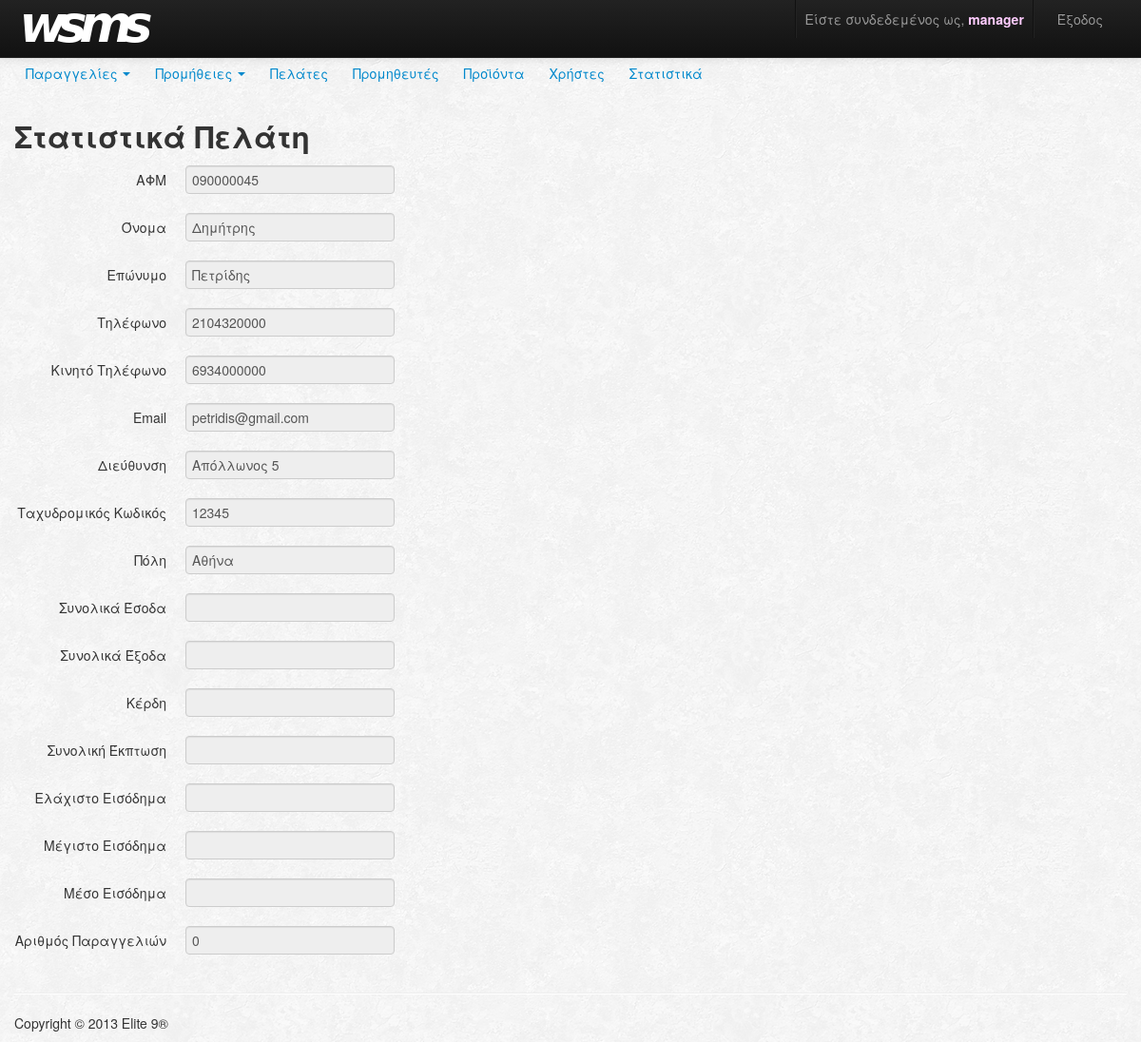
Page /customer/getStatistics?ssn=090000045 (signed in) on the committed database.
### tables this page shows
CREATE TABLE IF NOT EXISTS `customer` (
  `ssn` varchar(9) NOT NULL,
  `name` varchar(45) NOT NULL,
  `surname` varchar(45) NOT NULL,
  `phone` varchar(20) DEFAULT NULL,
  `cellphone` varchar(20) DEFAULT NULL,
  `email` varchar(45) DEFAULT NULL,
  `address` varchar(100) NOT NULL,
  `zipCode` varchar(10) NOT NULL,
  `city` varchar(45) NOT NULL,
  `version` int(11) NOT NULL DEFAULT '0',
  PRIMARY KEY (`ssn`)
);

### index.php (called while the page is built, shortened)
<?php
$app = new Router();

### Models/CustomerModel.php (called while the page is built, shortened)
<?php
require_once("entities/Customer.php");
class CustomerModel extends Model
{
    public static function getCustomerBySsn($customerSsn)
    {
		$pdo = Connector::getPDO();
        try
        {
            $stmt = $pdo->prepare("SELECT *
                                  FROM customer
                                  WHERE ssn = :customerSsn");
            $stmt->bindValue(":customerSsn", $customerSsn);
            $stmt->execute();
            $customerCol = $stmt->fetch(PDO::FETCH_ASSOC);
			return new Customer($customerCol['name'],
								$customerCol['surname'],
								$customerCol['ssn'],
								$customerCol['phone'],
								$customerCol['cellphone'],
								$customerCol['email'],
								$customerCol['address'],
								$customerCol['city'],
								$customerCol['zipCode']);
        }
        catch(PDOException $e)
        {
			throw $e;
        }
    }
}

### Models/entities/Customer.php (called while the page is built, shortened)
<?php
class Customer
{
    private $name;
    private $surname;
    private $ssn;
    private $phone;
    private $cellphone;
    private $email;
    private $address;
    private $city;
    private $zipCode;
    public function __construct($name,
								$surname,
								$ssn,
    							$phone,
    							$cellphone,
    							$email,
								$address,
								$city,
								$zipCode)
    {
		$this->name = $name;
		$this->surname = $surname;
		$this->ssn = $ssn;
		$this->phone = $phone;
		$this->cellphone = $cellphone;
		$this->email = $email;
		$this->address = $address;
		$this->city = $city;
		$this->zipCode = $zipCode;
    }
    public function __get($param)
    {
		switch ($param)
		{
			case "name":
				return $this->name;
			case "surname":
				return $this->surname;
			case "ssn":
				return $this->ssn;
			case "phone":
				return $this->phone;
			case "cellphone":
				return $this->cellphone;
			case "email":
				return $this->email;
			case "address":
				return $this->address;
			case "zipCode":
				return $this->zipCode;
			case "city":
				return $this->city;
		}
    }
}

### Models/HistoryModel.php (called while the page is built, shortened)
<?php
require_once("entities/CustomerStatistics.php");
class HistoryModel extends Model
{
	public static function getCustomerStatistics($customerSsn){
		$pdo = Connector::getPDO();
		try
		{
			$stmt = $pdo->prepare("SELECT SUM(priceSale),
										  SUM(priceSupply),
										  SUM(priceSale-priceSupply),
										  SUM(discount),
										  MIN(priceSale),
										  MAX(priceSale),
										  AVG(priceSale),
										  COUNT(*)
										  FROM history_saleorder
										  WHERE idHistoryCustomer
												IN
										 (SELECT idHistoryCustomer
										 FROM history_customer
										 WHERE customerSsn = :customerSsn)
										 AND idHistorySaleOrder IN
										 (SELECT idHistorySaleOrder FROM history_saleorder
										 WHERE idSaleOrder NOT IN
										(SELECT idSaleOrder FROM history_saleorder
										 WHERE dateUpdated<>dateCreated)
												UNION
									    (SELECT idHistorySaleOrder FROM history_saleorder
										 WHERE dateUpdated <> dateCreated))");
			$stmt->bindValue(":customerSsn", $customerSsn);
			$stmt->execute();
			$customerCol = $stmt->fetch(PDO::FETCH_NUM);
			return new CustomerStatistics($customerCol[0],
										$customerCol[1],
										$customerCol[2],
										$customerCol[3],
										$customerCol[4],
										$customerCol[5],
										$customerCol[6],
										$customerCol[7],
										$customerSsn
										);
		}
		catch(PDOException $e)
		{
			throw $e;
		}
	}
}

### Models/entities/CustomerStatistics.php (called while the page is built, shortened)
<?php
class CustomerStatistics
{
	private $sumIncome;
	private $sumOutcome;
	private $sumProfits;
	private $sumDiscount;
	private $minIncome;
	private $maxIncome;
	private $avgIncome;
	private $numSaleOrders;
	public function __construct($sumIncome,
								$sumOutcome,
								$sumProfits,
								$sumDiscount,
								$minIncome,
								$maxIncome,
								$avgIncome,
								$numSaleOrders,
								$customerSsn,
								$customerName = null,
								$customerSurname = null
								)
	{
		$this->sumIncome = $sumIncome;
		$this->sumOutcome = $sumOutcome;
		$this->sumProfits = $sumProfits;
		$this->sumDiscount = $sumDiscount;
		$this->minIncome = $minIncome;
		$this->maxIncome = $maxIncome;
		$this->avgIncome = $avgIncome;
		$this->numSaleOrders = $numSaleOrders;
	}
	public function __get($param)
	{
		switch ($param)
		{
			case "sumIncome":
				return $this->sumIncome;
			case "sumOutcome":
				return $this->sumOutcome;
			case "sumProfits":
				return $this->sumProfits;
			case "sumDiscount":
				return $this->sumDiscount;
			case "minIncome":
				return $this->minIncome;
			case "maxIncome":
				return $this->maxIncome;
			case "avgIncome":
				return $this->avgIncome;
			case "numSaleOrders":
				return $this->numSaleOrders;
		}
	}
}

### Views/customers/stats.php (the view)
<?php
  require_once 'Views/navbars/navbar.php';
?>
<div class="container">
	<h2>
		Στατιστικά Πελάτη
	</h2>
<form class="form-horizontal">
  <div class="control-group">
    <label class="control-label" for="ssn">ΑΦΜ</label>
    <div class="controls">
      <input type="text" name="ssn" value="<?php echo $data->customer->ssn; ?>" readonly>
    </div>
  </div>
  <div class="control-group">
    <label class="control-label" for="name">Όνομα</label>
    <div class="controls">
      <input type="text" name="name" value="<?php echo $data->customer->name; ?>" readonly>
    </div>
  </div>
  <div class="control-group">
    <label class="control-label" for="surname">Επώνυμο</label>
    <div class="controls">
      <input type="text" name="surname" value="<?php echo $data->customer->surname; ?>" readonly>
    </div>
  </div>
  <div class="control-group">
    <label class="control-label" for="phone">Τηλέφωνο</label>
    <div class="controls">
      <input type="text" name="phone" value="<?php echo $data->customer->phone; ?>" readonly>
    </div>
  </div>
  <div class="control-group">
    <label class="control-label" for="cellphone">Κινητό Τηλέφωνο</label>
    <div class="controls">
      <input type="text" name="cellphone" value="<?php echo $data->customer->cellphone; ?>" readonly>
    </div>
  </div>
  <div class="control-group">
    <label class="control-label" for="email">Email</label>
    <div class="controls">
      <input type="text" name="email" value="<?php echo $data->customer->email; ?>" readonly>
    </div>
  </div>
  <div class="control-group">
    <label class="control-label" for="address">Διεύθυνση</label>
    <div class="controls">
      <input type="text" name="address" value="<?php echo $data->customer->address; ?>" readonly>
    </div>
  </div>
  <div class="control-group">
    <label class="control-label" for="zipCode">Ταχυδρομικός Κωδικός</label>
    <div class="controls">
      <input type="text" name="zipCode" value="<?php echo $data->customer->zipCode; ?>" readonly>
    </div>
  </div>
  <div class="control-group">
    <label class="control-label" for="city">Πόλη</label>
    <div class="controls">
      <input type="text" value="<?php echo $data->customer->city; ?>" readonly>
    </div>
  </div>
  <div class="control-group">
    <label class="control-label" for="city">Συνολικά Έσοδα</label>
    <div class="controls">
      <input type="text" value="<?php echo $data->stats->sumIncome; ?>" readonly>
    </div>
  </div>
  <div class="control-group">
    <label class="control-label" for="city">Συνολικά Έξοδα</label>
    <div class="controls">
      <input type="text" value="<?php echo $data->stats->sumOutcome; ?>" readonly>
    </div>
  </div>
  <div class="control-group">
    <label class="control-label" for="city">Κέρδη</label>
    <div class="controls">
      <input type="text" value="<?php echo $data->stats->sumProfits; ?>" readonly>
    </div>
  </div>
  <div class="control-group">
    <label class="control-label" for="city">Συνολική Έκπτωση</label>
    <div class="controls">
      <input type="text" value="<?php echo $data->stats->sumDiscount; ?>" readonly>
    </div>
  </div>
  <div class="control-group">
    <label class="control-label" for="city">Ελάχιστο Εισόδημα</label>
    <div class="controls">
      <input type="text" value="<?php echo $data->stats->minIncome; ?>" readonly>
    </div>
  </div>
  <div class="control-group">
    <label class="control-label" for="city">Μέγιστο Εισόδημα</label>
    <div class="controls">
      <input type="text" value="<?php echo $data->stats->maxIncome; ?>" readonly>
    </div>
  </div>
  <div class="control-group">
    <label class="control-label" for="city">Μέσο Εισόδημα</label>
    <div class="controls">
      <input type="text" value="<?php echo $data->stats->avgIncome; ?>" readonly>
    </div>
  </div>
  <div class="control-group">
    <label class="control-label" for="city">Αριθμός Παραγγελιών</label>
    <div class="controls">
      <input type="text" name="city" value="<?php echo $data->stats->numSaleOrders; ?>" readonly>
    </div>
  </div>
</form>
</div>

### rows in the picture
customer: ssn "090000045", name "Δημήτρης", surname "Πετρίδης", phone "2104320000", cellphone "6934000000", email "petridis@gmail.com", address "Απόλλωνος 5", zipCode "12345", city "Αθήνα"

### other values in the picture
$_SESSION['username'] "manager"
